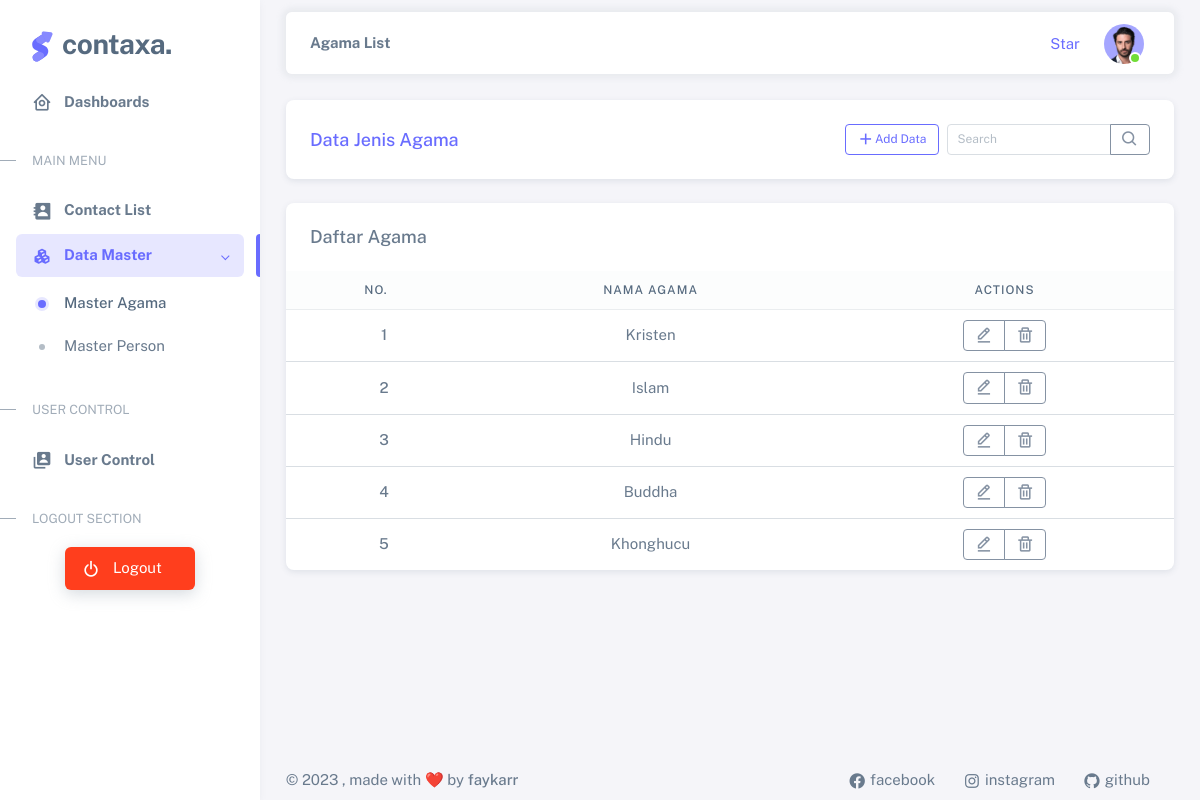
The app's page /index.php?hal=agamaList (signed in) with its own data.
### tables this page shows
CREATE TABLE `tb_agama` (
  `id` int(11) NOT NULL,
  `nama_agama` varchar(32) NOT NULL
);

### models/AgamaModel.php (called while the page is built, shortened)
<?php
class AgamaModel
{
    private $conn;
    function __construct()
    {
        global $pdo;
        $this->conn = $pdo;
    }
    public function findAll()
    {
        $query = "SELECT * FROM tb_agama ORDER BY id ASC";
        $stmt = $this->conn->prepare($query);
        $stmt->execute();
        $result = $stmt->fetchAll(PDO::FETCH_ASSOC);
        return $result;
    }
}
?>

### views/agamaList.php (the view, shortened to what this page needs)
<?php
$agamaModel = new AgamaModel();
if (isset($_GET['keyword']) && !empty($_GET['keyword'])) {
    $agamaRecords = $agamaModel->search($_GET['keyword']);
} else {
    $agamaRecords = $agamaModel->findAll();
}
?>
<div class="container-xxl flex-grow-1 container-p-y">
    <div class="row justify-content-center">
        <div class="col-12 mb-4">
            <div class="card">
                <div class="card-body">
                    <div class="d-flex align-items-center row justify-content-evenly">
                        <div class="col-sm-6 ">
                            <h5 class="card-title text-primary p-0 mb-0 text-center text-sm-start">Data Jenis Agama</h5>
                        </div>
                        <div class="col-sm-6 d-flex mt-3 mt-sm-0">
                            <a href="index.php?hal=agamaAdd" class="btn btn-sm btn-outline-primary ms-auto"><i
                                    class="bx bx-plus"></i> Add Data</a>
                            <form action="./controllers/AgamaController.php" method="post"
                                class="input-group input-group-sm ms-2 w-50">
                                <input type="text" class="form-control" name="keyword" placeholder="Search"
                                    aria-label="Search" aria-describedby="button-addon2">
                                <button class="btn btn-outline-secondary" type="submit" name="process" value="search"
                                    id="button-addon2"><i class="bx bx-search"></i></button>
                            </form>
                        </div>
                    </div>
                </div>
            </div>
        </div>
    </div>
    <div class="row justify-content-center">
        <div class="col-12">
            <div class="card">
                <h5 class="card-header">Daftar Agama</h5>
                <div class="table-responsive text-nowrap">
                    <table class="table text-center">
                        <thead class="table-light">
                            <tr>
                                <th>No.</th>
                                <th>Nama Agama</th>
                                <th>Actions</th>
                            </tr>
                        </thead>
                        <tbody class="table-border-bottom-0">
                            <form action="./controllers/AgamaController.php" method="post">
                                <?php
                                $no = 1;
                                foreach ($agamaRecords as $key => $value):
                                    ?>
                                    <tr>
                                        <td><i class="fab fa-angular fa-lg text-danger me-3"></i> <span class="fw-medium">
                                                <?= $no ?>
                                            </span></td>
                                        <td>
                                            <?= $value['nama_agama'] ?>
                                        </td>
                                        <td>
                                            <div class="btn-group">
                                                <a href="index.php?hal=agamaEdit&id=<?= $value['id'] ?>"
                                                    class="btn btn-sm btn-outline-secondary">
                                                    <i class="bx bx-edit-alt"></i></a>
                                                <button type="submit" name="process" value="delete"
                                                    class="btn btn-sm btn-outline-secondary"
                                                    onclick="return confirm('Anda yakin ingin menghapus data ini?')">
                                                    <i class="bx bx-trash"></i></button>
                                            </div>
                                        </td>
                                    </tr>
                                    <?php $no++; endforeach; ?>
                            </form>
                        </tbody>
                    </table>
                </div>
            </div>
        </div>
    </div>
</div>

### records on screen
tb_agama: nama_agama "Kristen"
tb_agama: nama_agama "Islam"
tb_agama: nama_agama "Hindu"
tb_agama: nama_agama "Buddha"
tb_agama: nama_agama "Khonghucu"
